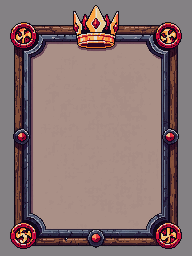
#> input picture assets/_raw/pixellab/cards/frame-attack-pass-3-minimal.png, 192 x 256 px, found by its file name
$ python create_rarity_overlays.py
#> lines starting #> are read from the running program, lines starting #| are printed output that depends on the picture; after the words box and inside, x2 and y2 are one past the last pixel; in counts of white or black regions, pixels touching at a corner belong together
from collections import deque

from PIL import Image, ImageDraw

BASE_PATH = "assets/_raw/pixellab/cards/frame-attack-pass-3-minimal.png"
OUT_DIR = "assets/_raw/pixellab/cards"
BLUE_GEM_PATH = "assets/_raw/pixellab/cards/gems/gem-blue-pixellab.png"
RED_GEM_PATH = "assets/_raw/pixellab/cards/gems/gem-red-pixellab.png"
UNDERLAY_MARGIN = 3


def draw_ring(draw: ImageDraw.ImageDraw, box: tuple[int, int, int, int], width: int, color: tuple[int, int, int, int], radius: int) -> None:
    draw.rounded_rectangle(box, radius=radius, outline=color, width=width)


def load_gem_sprite(path: str, target_size: int) -> Image.Image:
    gem = Image.open(path).convert("RGBA")
    alpha = gem.getchannel("A")
    bbox = alpha.getbbox()
    if bbox:
        gem = gem.crop(bbox)
    return gem.resize((target_size, target_size), resample=Image.Resampling.NEAREST)


def get_border_anchor_points(size: tuple[int, int]) -> dict[str, tuple[int, int]]:
    w, h = size
    # Anchor points are kept inside the border band to avoid clipping.
    inset = 7
    far = w - inset - 1
    low = h - inset - 1
    mid_x = w // 2
    mid_y = h // 2
    return {
        "up": (mid_x, inset),
        "down": (mid_x, low),
        "left": (inset, mid_y),
        "right": (far, mid_y),
        "up_right": (far, max(inset + 12, mid_y - 60)),
        "down_left": (inset, min(low - 12, mid_y + 60)),
    }


def get_border_anchor_points_for_body(
    size: tuple[int, int],
    body_bounds: tuple[int, int],
) -> dict[str, tuple[int, int]]:
    w, _ = size
    body_top, body_bottom = body_bounds
    inset_x = 7
    left = inset_x
    right = w - inset_x - 1
    top = body_top + 6
    bottom = body_bottom - 6
    mid_x = w // 2
    mid_y = (top + bottom) // 2
    return {
        "up": (mid_x, top),
        "down": (mid_x, bottom),
        "left": (left, mid_y),
        "right": (right, mid_y),
        "up_right": (right, max(top + 12, mid_y - 60)),
        "down_left": (left, min(bottom - 12, mid_y + 60)),
    }


def place_gem_sprites(
    canvas: Image.Image,
    gem_sprite: Image.Image,
    points: list[tuple[int, int]],
) -> None:
    for x, y in points:
        ox = x - gem_sprite.width // 2
        oy = y - gem_sprite.height // 2
        canvas.alpha_composite(gem_sprite, dest=(ox, oy))


def make_outer_background_transparent(frame: Image.Image, tolerance: int = 10) -> Image.Image:
    """Remove edge-connected solid background so underlays can be seen behind the frame silhouette."""
    img = frame.copy().convert("RGBA")
    px = img.load()
    w, h = img.size

    bg_candidates = [
        px[0, 0][:3],
        px[w - 1, 0][:3],
        px[0, h - 1][:3],
        px[w - 1, h - 1][:3],
    ]
    bg = tuple(sum(c[i] for c in bg_candidates) // len(bg_candidates) for i in range(3))

    alpha = img.getchannel("A")
    q: deque[tuple[int, int]] = deque()
    visited: set[tuple[int, int]] = set()

    for x in range(w):
        q.append((x, 0))
        q.append((x, h - 1))
    for y in range(h):
        q.append((0, y))
        q.append((w - 1, y))

    while q:
        x, y = q.popleft()
        if (x, y) in visited:
            continue
        visited.add((x, y))

        r, g, b, a = px[x, y]
        if a == 0:
            continue

        if max(abs(r - bg[0]), abs(g - bg[1]), abs(b - bg[2])) > tolerance:
            continue

        alpha.putpixel((x, y), 0)

        if x > 0:
            q.append((x - 1, y))
        if x < w - 1:
            q.append((x + 1, y))
        if y > 0:
            q.append((x, y - 1))
        if y < h - 1:
            q.append((x, y + 1))

    img.putalpha(alpha)
    return img


def detect_body_vertical_bounds(frame: Image.Image) -> tuple[int, int]:
    """Detect vertical bounds of the main frame body (excluding narrow crown protrusions)."""
    alpha = frame.getchannel("A")
    w, h = frame.size
    data = list(alpha.getdata())
    row_counts = [sum(1 for x in range(w) if data[y * w + x] > 0) for y in range(h)]
    threshold = int(w * 0.8)

    top = next((y for y, c in enumerate(row_counts) if c >= threshold), 0)
    bottom = h - 1 - next((i for i, c in enumerate(reversed(row_counts)) if c >= threshold), 0)
    return top, bottom


def make_common(size: tuple[int, int], body_bounds: tuple[int, int]) -> Image.Image:
    w, h = size
    img = Image.new("RGBA", size, (0, 0, 0, 0))
    d = ImageDraw.Draw(img)
    body_top, body_bottom = body_bounds

    # Larger underlay footprint so it peeks around the frame silhouette.
    draw_ring(d, (0, body_top, w - 1, body_bottom), 3, (120, 88, 52, 170), 22)
    draw_ring(d, (3, body_top + 3, w - 4, body_bottom - 3), 2, (172, 132, 88, 145), 20)

    return img


def make_uncommon(size: tuple[int, int], body_bounds: tuple[int, int]) -> Image.Image:
    w, h = size
    img = Image.new("RGBA", size, (0, 0, 0, 0))
    d = ImageDraw.Draw(img)
    body_top, body_bottom = body_bounds

    # Stronger outer underlay footprint.
    outer_top = max(0, body_top - 3)
    outer_bottom = min(h - 1, body_bottom + 3)
    draw_ring(d, (0, outer_top, w - 1, outer_bottom), 4, (146, 152, 172, 190), 22)
    draw_ring(d, (4, outer_top + 4, w - 5, outer_bottom - 4), 2, (219, 202, 168, 170), 20)

    return img


def make_uncommon_gems(size: tuple[int, int], body_bounds: tuple[int, int]) -> Image.Image:
    img = Image.new("RGBA", size, (0, 0, 0, 0))

    # Uncommon: fixed positions per request (right a little up, left a little down).
    anchors = get_border_anchor_points_for_body(size, body_bounds)
    blue_gem = load_gem_sprite(BLUE_GEM_PATH, target_size=10)
    uncommon_points = [
        (anchors["up_right"][0] + 4, anchors["up_right"][1]),
        (anchors["down_left"][0] - 4, anchors["down_left"][1]),
    ]
    place_gem_sprites(img, blue_gem, uncommon_points)

    return img


def make_rare(size: tuple[int, int], body_bounds: tuple[int, int]) -> Image.Image:
    w, h = size
    img = Image.new("RGBA", size, (0, 0, 0, 0))
    d = ImageDraw.Draw(img)
    body_top, body_bottom = body_bounds

    # Noble outer underlay with strongest presence.
    outer_top = max(0, body_top - 3)
    outer_bottom = min(h - 1, body_bottom + 3)
    draw_ring(d, (0, outer_top, w - 1, outer_bottom), 5, (216, 159, 62, 225), 22)
    draw_ring(d, (4, outer_top + 4, w - 5, outer_bottom - 4), 3, (255, 227, 160, 205), 20)

    return img


def make_rare_gems(size: tuple[int, int], body_bounds: tuple[int, int]) -> Image.Image:
    img = Image.new("RGBA", size, (0, 0, 0, 0))

    # Rare: one gem for each direction with slight asymmetry.
    anchors = get_border_anchor_points_for_body(size, body_bounds)
    red_gem = load_gem_sprite(RED_GEM_PATH, target_size=11)
    rare_points = [
        (anchors["up"][0] - 32, anchors["up"][1] - 4),
        (anchors["down"][0] + 30, anchors["down"][1] + 4),
        (anchors["left"][0] - 4, anchors["left"][1] + 30),
        (anchors["right"][0] + 4, anchors["right"][1] - 28),
    ]
    place_gem_sprites(img, red_gem, rare_points)

    return img


def main() -> None:
    base = Image.open(BASE_PATH).convert("RGBA")
#> base is the input picture: PIL image 192x256 RGBA; mean R, G, B, A 136.5, 113.9, 112.9, 255
    base_for_preview = make_outer_background_transparent(base)
#> in make_outer_background_transparent, `bg_candidates = [ px[0, 0][:3], px[w - 1, 0][:3], px[0, h - 1][:3], px..`: bg_candidates = [(132, 129, 132), (132, 129, 132), (132, 129, 132), (132, 129, 132)]
#> in make_outer_background_transparent, `bg = tuple(sum(c[i] for c in bg_candidates) // len(bg_candidates) for ..`: bg = (132, 129, 132)
#> in make_outer_background_transparent, `alpha = img.getchannel("A")`: alpha: PIL image 192x256 L; every value is 255
#> after the loop in make_outer_background_transparent, `while q:`:
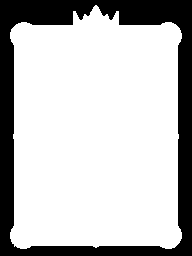
#> alpha: PIL image 192x256 L; 75.5% white; 1 black region, box (x1, y1, x2, y2) and area: (0, 0, 192, 256) 12018
#> after the loop in make_outer_background_transparent, `while q:`: visited = 12831 items
#> in make_outer_background_transparent, `img.putalpha(alpha)`:
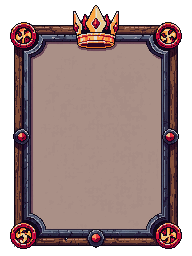
#> img: PIL image 192x256 RGBA; mean R, G, B, A 136.5, 113.9, 112.9, 192.7; transparent parts drawn white

    # Use tight visible frame bounds so overlay hugs the real frame silhouette.
    bbox = base_for_preview.getchannel("A").getbbox()
#> bbox = (10, 5, 182, 249)
    if bbox is None:
        raise RuntimeError("Frame image has no visible pixels after transparency cleanup.")
    visible_frame = base_for_preview.crop(bbox)
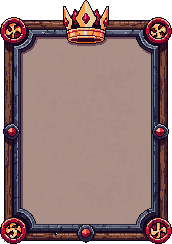
#> visible_frame: PIL image 172x244 RGBA; mean R, G, B, A 137.3, 111.3, 109.6, 225.6; transparent parts drawn white
    frame_body_top, frame_body_bottom = detect_body_vertical_bounds(visible_frame)
#> in detect_body_vertical_bounds, `alpha = frame.getchannel("A")`:
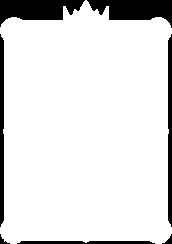
#> alpha: PIL image 172x244 L; 88.5% white; 7 black regions, largest, box (x1, y1, x2, y2) and area: (87, 0, 172, 28) 1443, (0, 0, 85, 27) 1440, (0, 34, 4, 227) 741
#> in detect_body_vertical_bounds, `data = list(alpha.getdata())`: data = 41968 items
#> in detect_body_vertical_bounds, `row_counts = [sum(1 for x in range(w) if data[y * w + x] > 0) for y in..`: row_counts = 244 values, max 172 at index 28, min 2 at index 0, mean 152.2
#> in detect_body_vertical_bounds, `top = next((y for y, c in enumerate(row_counts) if c >= threshold), 0)`: top = 20
#> in detect_body_vertical_bounds, `bottom = h - 1 - next((i for i, c in enumerate(reversed(row_counts)) i..`: bottom = 240
#> frame_body_top = 20; frame_body_bottom = 240

    fw, fh = visible_frame.size
#> fw = 172; fh = 244
    size = (fw + UNDERLAY_MARGIN * 2, fh + UNDERLAY_MARGIN * 2)
#> size = (178, 250)
    body_bounds = (
        UNDERLAY_MARGIN + frame_body_top,
        UNDERLAY_MARGIN + frame_body_bottom,
    )
#> body_bounds = (23, 243)

    common = make_common(size, body_bounds)
#> in make_common, `img = Image.new("RGBA", size, (0, 0, 0, 0))`: img: PIL image 178x250 RGBA; every value is 0
#> in make_common, `body_top, body_bottom = body_bounds`: body_top = 23; body_bottom = 243
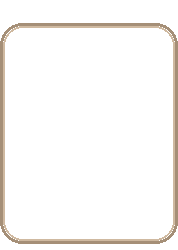
#> common: PIL image 178x250 RGBA; mean R, G, B, A 11.6, 8.7, 5.5, 13.3; transparent parts drawn white
    uncommon = make_uncommon(size, body_bounds)
#> in make_uncommon, `body_top, body_bottom = body_bounds`: body_top = 23; body_bottom = 243
#> in make_uncommon, `outer_top = max(0, body_top - 3)`: outer_top = 20
#> in make_uncommon, `outer_bottom = min(h - 1, body_bottom + 3)`: outer_bottom = 246
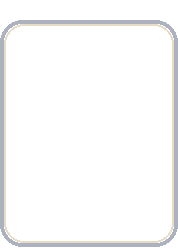
#> uncommon: PIL image 178x250 RGBA; mean R, G, B, A 17.1, 16.9, 17.2, 18.4; transparent parts drawn white
    rare = make_rare(size, body_bounds)
#> in make_rare, `body_top, body_bottom = body_bounds`: body_top = 23; body_bottom = 243
#> in make_rare, `outer_top = max(0, body_top - 3)`: outer_top = 20
#> in make_rare, `outer_bottom = min(h - 1, body_bottom + 3)`: outer_bottom = 246
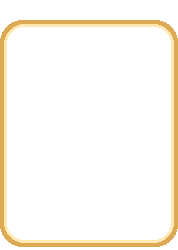
#> rare: PIL image 178x250 RGBA; mean R, G, B, A 27.6, 22.2, 12.2, 25.7; transparent parts drawn white
    uncommon_gems = make_uncommon_gems(size, body_bounds)
#> in get_border_anchor_points_for_body, `body_top, body_bottom = body_bounds`: body_top = 23; body_bottom = 243
#> in get_border_anchor_points_for_body, `top = body_top + 6`: top = 29
#> in get_border_anchor_points_for_body, `bottom = body_bottom - 6`: bottom = 237
#> in get_border_anchor_points_for_body, `mid_y = (top + bottom) // 2`: mid_y = 133
#> in make_uncommon_gems, `anchors = get_border_anchor_points_for_body(size, body_bounds)`: anchors = {'up': (89, 29), 'down': (89, 237), 'left': (7, 133), 'right': (170, 133), 'up_right': (170, 73), 'down_left': (7, 193)}
    rare_gems = make_rare_gems(size, body_bounds)

    common.save(f"{OUT_DIR}/rarity-overlay-common.png")
    uncommon.save(f"{OUT_DIR}/rarity-overlay-uncommon.png")
    rare.save(f"{OUT_DIR}/rarity-overlay-rare.png")
    uncommon_gems.save(f"{OUT_DIR}/rarity-gems-uncommon.png")
    rare_gems.save(f"{OUT_DIR}/rarity-gems-rare.png")

    # Optional composited previews for quick visual QA.
    # Order is intentional: rarity overlay first, frame second, so frame appears above overlay.
    # The frame image is fully opaque, so the overlay must be larger than frame bounds to remain visible.
    frame_pos = (UNDERLAY_MARGIN, UNDERLAY_MARGIN)

    common_preview = common.copy()
    common_preview.alpha_composite(visible_frame, dest=frame_pos)
    common_preview.save(f"{OUT_DIR}/rarity-preview-common.png")

    uncommon_preview = uncommon.copy()
    uncommon_preview.alpha_composite(visible_frame, dest=frame_pos)
    uncommon_preview.alpha_composite(uncommon_gems)
    uncommon_preview.save(f"{OUT_DIR}/rarity-preview-uncommon.png")

    rare_preview = rare.copy()
    rare_preview.alpha_composite(visible_frame, dest=frame_pos)
    rare_preview.alpha_composite(rare_gems)
    rare_preview.save(f"{OUT_DIR}/rarity-preview-rare.png")


if __name__ == "__main__":
#> (the run stopped early here; a loop or call above may not have finished)
